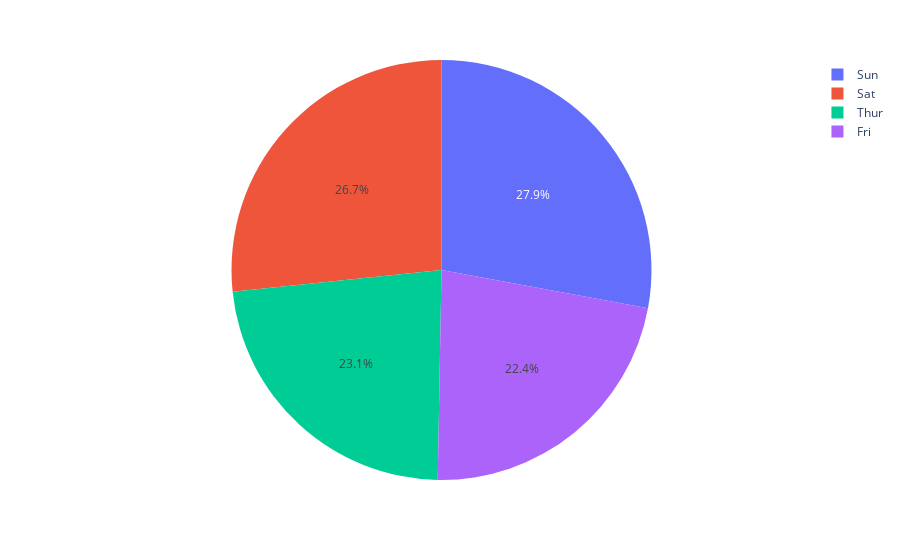

Write notebook code for a chart like this one.
### Markdown cell above
### Pie plot

### Code cell
px.pie(data_frame=dfres, names='day', values='total_bill')

### Figure 1 — Plotly figure (JSON) as saved in the notebook; plotly's stock layout.template omitted (floating-point values rounded to 4 significant figures)
{"data": [{"domain": {"x": [0, 1], "y": [0, 1]}, "hovertemplate": "day=%{label}<br>total_bill=%{value}<extra></extra>", "labels": ["Fri", "Sat", "Sun", "Thur"], "legendgroup": "", "name": "", "showlegend": true, "type": "pie", "values": [17.15, 20.44, 21.41, 17.68]}], "layout": {"autosize": true, "legend": {"tracegroupgap": 0}, "margin": {"t": 60}}}
